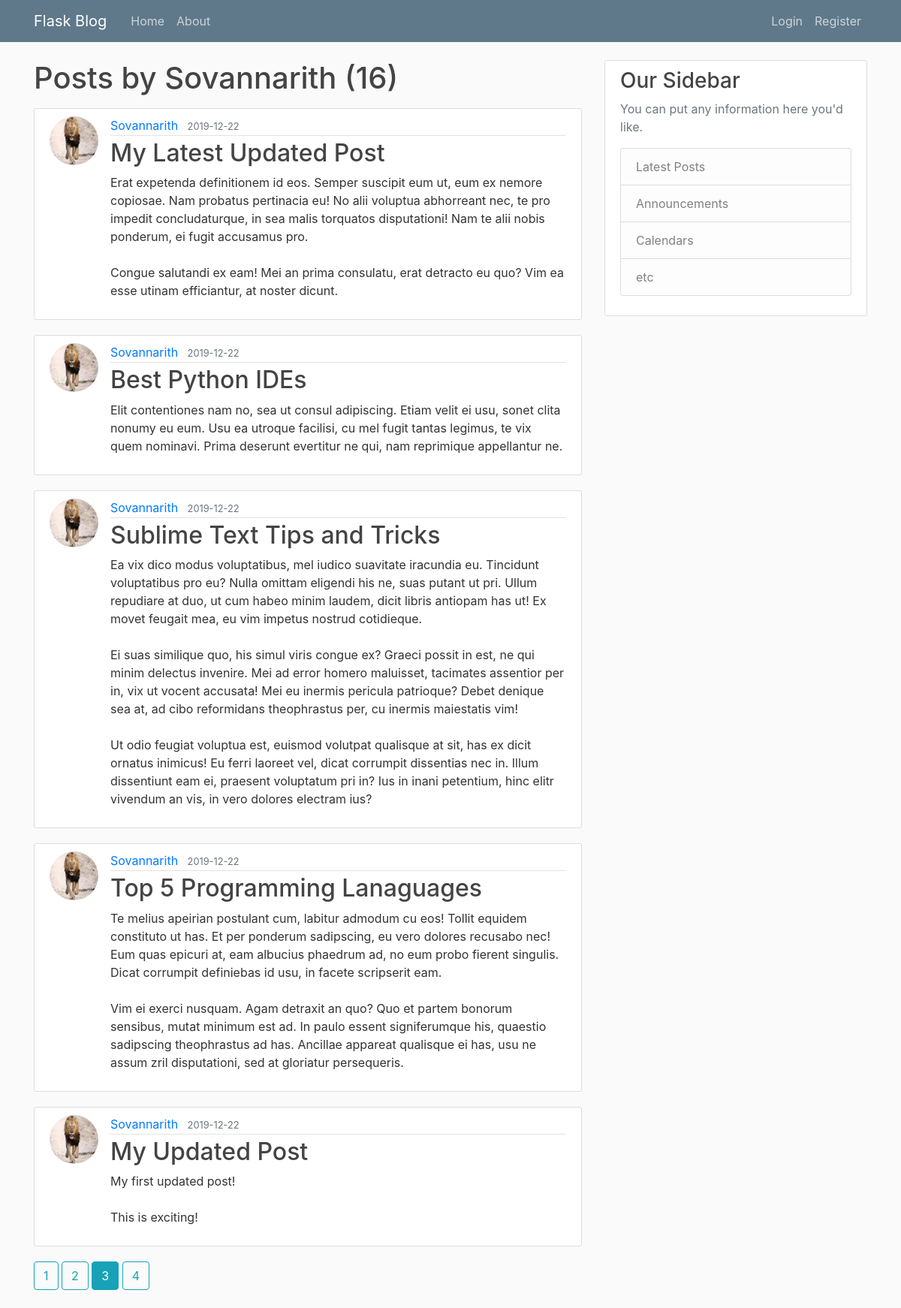
Screenshot of /user/Sovannarith?page=3 with the database file from the repository.
### flaskblog/models.py (models this page shows, shortened)
class User(db.Model, UserMixin):
    id = db.Column(db.Integer, primary_key=True) # each of the user need to have the unique id and primary_key will provide each every user with the unique id
    username = db.Column(db.String(20), unique=True, nullable=False)
    email = db.Column(db.String(120), unique=True, nullable=False)
    image_file = db.Column(db.String(20), nullable=False, default='default.jpg') #profile of the user
    password = db.Column(db.String(60), nullable=False)
    posts = db.relationship('Post', backref='author', lazy=True) #create the relationship between Post and User model.

class Post(db.Model):
    id = db.Column(db.Integer, primary_key=True)
    title = db.Column(db.String(100), nullable=False)
    date_posted = db.Column(db.DateTime, nullable=False, default=datetime.utcnow)
    content = db.Column(db.Text, nullable=False)
    user_id = db.Column(db.Integer, db.ForeignKey('user.id'), nullable=False) # Use to specify the user in the post model

### flaskblog/users/routes.py (the view)
@users.route("/user/<string:username>")
def user_posts(username):
    page = request.args.get('page', 1, type=int)
    user = User.query.filter_by(username=username).first_or_404()
    posts = Post.query.filter_by(author=user)\
        .order_by(Post.date_posted.desc())\
        .paginate(page=page, per_page=5)
    return render_template('user_posts.html', posts=posts, user=user)

### flaskblog/templates/user_posts.html
{% extends "layout.html" %}
{% block content %}
    <h1 class="mb-3">Posts by {{ user.username }} ({{ posts.total }})</h1>
    {% for post in posts.items %}
        <article class="media content-section">
          <img class="rounded-circle article-img" src="{{ url_for('static', filename='profile_pics/' + post.author.image_file) }}">
          <div class="media-body">
            <div class="article-metadata">
              <a class="mr-2" href="{{ url_for('users.user_posts', username=post.author.username) }}">{{ post.author.username }}</a>
              <small class="text-muted">{{ post.date_posted.strftime('%Y-%m-%d') }}</small>
            </div>
            <h2><a class="article-title" href="{{ url_for('posts.post', post_id=post.id) }}">{{ post.title }}</a></h2>
            <p class="article-content">{{ post.content }}</p>
          </div>
        </article>
    {% endfor %}
    {% for page_num in posts.iter_pages(left_edge=1, right_edge=1, left_current=1, right_current=2) %}
      {% if page_num %}
        {% if posts.page == page_num %}
          <a class="btn btn-info mb-4" href="{{ url_for('users.user_posts', username=user.username, page=page_num) }}">{{ page_num }}</a>
        {% else %}
          <a class="btn btn-outline-info mb-4" href="{{ url_for('users.user_posts', username=user.username, page=page_num) }}">{{ page_num }}</a>
        {% endif %}
      {% else %}
        ...
      {% endif %}
    {% endfor %}
{% endblock content %}

### flaskblog/static/main.css (style rules this page uses)
body { background: #fafafa; color: #333333; margin-top: 5rem; }
h1, h2, h3, h4, h5, h6 { color: #444444; }
.content-section { background: #ffffff; padding: 10px 20px; border: 1px solid #dddddd; border-radius: 3px; margin-bottom: 20px; }
.article-title { color: #444444; }
.article-content { white-space: pre-line; }
.article-img { height: 65px; width: 65px; margin-right: 16px; }
.article-metadata { padding-bottom: 1px; margin-bottom: 4px; border-bottom: 1px solid #e3e3e3 }

### rows the page displays
User: username "Sovannarith"
Post: image_file (picture), author.username "Sovannarith", date_posted "2019-12-22", title "My Latest Updated Post", content "Erat expetenda definitionem id eos. Semper suscipit eum ut, eum ex nemore copiosae. Nam probatus pertinacia eu! No alii voluptua abhorreant nec, te pro impedit concludaturque, in sea malis torquatos disputationi! Nam te alii nobis ponderum, ei fugit accusamus pro. Congue salutandi ex eam! Mei an prima consulatu, erat detracto eu quo? Vim ea esse utinam efficiantur, at noster dicunt."
Post: image_file (picture), author.username "Sovannarith", date_posted "2019-12-22", title "Best Python IDEs", content "Elit contentiones nam no, sea ut consul adipiscing. Etiam velit ei usu, sonet clita nonumy eu eum. Usu ea utroque facilisi, cu mel fugit tantas legimus, te vix quem nominavi. Prima deserunt evertitur ne qui, nam reprimique appellantur ne."
Post: image_file (picture), author.username "Sovannarith", date_posted "2019-12-22", title "Sublime Text Tips and Tricks", content "Ea vix dico modus voluptatibus, mel iudico suavitate iracundia eu. Tincidunt voluptatibus pro eu? Nulla omittam eligendi his ne, suas putant ut pri. Ullum repudiare at duo, ut cum habeo minim laudem, dicit libris antiopam has ut! Ex movet feugait mea, eu vim impetus nostrud cotidieque. Ei suas similique quo, his simul viris congue ex? Graeci possit in est, ne qui minim delectus invenire. Mei ad error homero maluisset, tacimates assentior per in, vix ut vocent accusata! Mei eu inermis pericula patrioque? Debet denique sea at, ad cibo reformidans theophrastus per, cu inermis maiestatis vim! Ut odio feugiat voluptua est, euismod volutpat qualisque at sit, has ex dicit ornatus inimicus! Eu…"
Post: image_file (picture), author.username "Sovannarith", date_posted "2019-12-22", title "Top 5 Programming Lanaguages", content "Te melius apeirian postulant cum, labitur admodum cu eos! Tollit equidem constituto ut has. Et per ponderum sadipscing, eu vero dolores recusabo nec! Eum quas epicuri at, eam albucius phaedrum ad, no eum probo fierent singulis. Dicat corrumpit definiebas id usu, in facete scripserit eam. Vim ei exerci nusquam. Agam detraxit an quo? Quo et partem bonorum sensibus, mutat minimum est ad. In paulo essent signiferumque his, quaestio sadipscing theophrastus ad has. Ancillae appareat qualisque ei has, usu ne assum zril disputationi, sed at gloriatur persequeris."
Post: image_file (picture), author.username "Sovannarith", date_posted "2019-12-22", title "My Updated Post", content "My first updated post! This is exciting!"

### other values shown
{{ posts.total }} "16"
{{ page_num }} "1" "2" "4"
{{ page_num }} "3"
